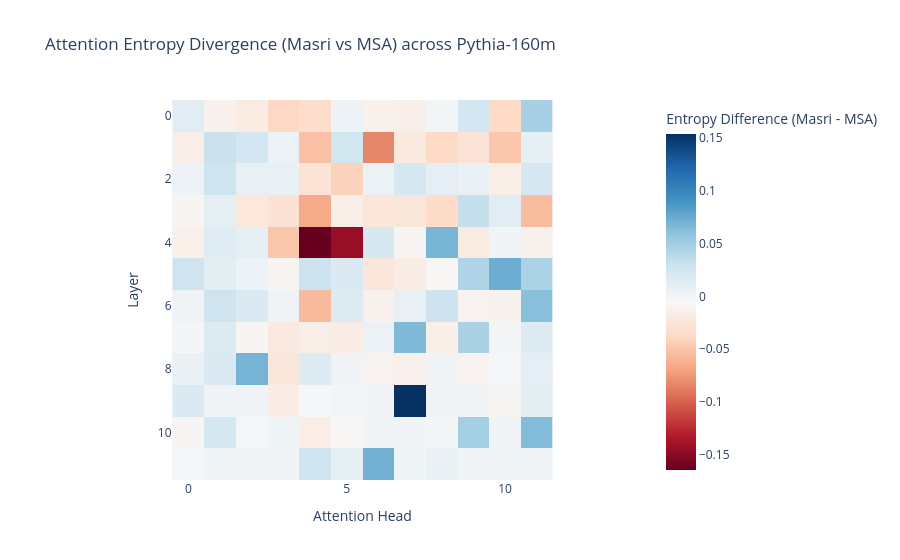

Notebook cell for this chart:
### Markdown cell above
<div dir="rtl">

## ٧. الرسم البياني للنتائج  ·  7. Visualizing Attention Divergence

هنرسم خريطة حرارية (heatmap) بتوضح الفروق في الـ Attention Entropy بين الفصحى والعامية عند كل رأس طبقة.

We plot a heatmap of differences in Attention Entropy (Masri - MSA) for each head at each layer.

</div>

### Code cell
# تحويل شكل البيانات ليناسب الرسم
entropy_pivot = grouped.pivot(index="layer", columns="head", values="entropy_diff")

import plotly.io as pio
import os
# Set default renderer to standard interactive mode
pio.renderers.default = "plotly_mimetype"

fig = px.imshow(
    entropy_pivot.values,
    labels=dict(x="Attention Head", y="Layer", color="Entropy Difference (Masri - MSA)"),
    x=entropy_pivot.columns,
    y=entropy_pivot.index,
    color_continuous_scale="RdBu",
    title="Attention Entropy Divergence (Masri vs MSA) across Pythia-160m"
)

# Save a static PNG fallback to images directory
os.makedirs("images", exist_ok=True)
fig.write_image("images/heatmap.png")

fig.show()

### Figure 1 — Plotly figure (JSON) as saved in the notebook; plotly's stock layout.template omitted (floating-point values rounded to 4 significant figures; data arrays with more than 128 entries replaced by an {"elided": "..."} marker saying what was removed)
{"data": [{"coloraxis": "coloraxis", "hovertemplate": "Attention Head: %{x}<br>Layer: %{y}<br>Entropy Difference (Masri - MSA): %{z}<extra></extra>", "name": "0", "type": "heatmap", "x": [0, 1, 2, 3, 4, 5, 6, 7, 8, 9, 10, 11], "xaxis": "x", "y": [0, 1, 2, 3, 4, 5, 6, 7, 8, 9, 10, 11], "yaxis": "y", "z": {"elided": "12x12 float values"}}], "layout": {"coloraxis": {"colorbar": {"title": {"text": "Entropy Difference (Masri - MSA)"}}, "colorscale": [[0.0, "rgb(103,0,31)"], [0.1, "rgb(178,24,43)"], [0.2, "rgb(214,96,77)"], [0.3, "rgb(244,165,130)"], [0.4, "rgb(253,219,199)"], [0.5, "rgb(247,247,247)"], [0.6, "rgb(209,229,240)"], [0.7, "rgb(146,197,222)"], [0.8, "rgb(67,147,195)"], [0.9, "rgb(33,102,172)"], [1.0, "rgb(5,48,97)"]]}, "title": {"text": "Attention Entropy Divergence (Masri vs MSA) across Pythia-160m"}, "xaxis": {"anchor": "y", "constrain": "domain", "domain": [0.0, 1.0], "scaleanchor": "y", "title": {"text": "Attention Head"}}, "yaxis": {"anchor": "x", "autorange": "reversed", "constrain": "domain", "domain": [0.0, 1.0], "title": {"text": "Layer"}}}}
